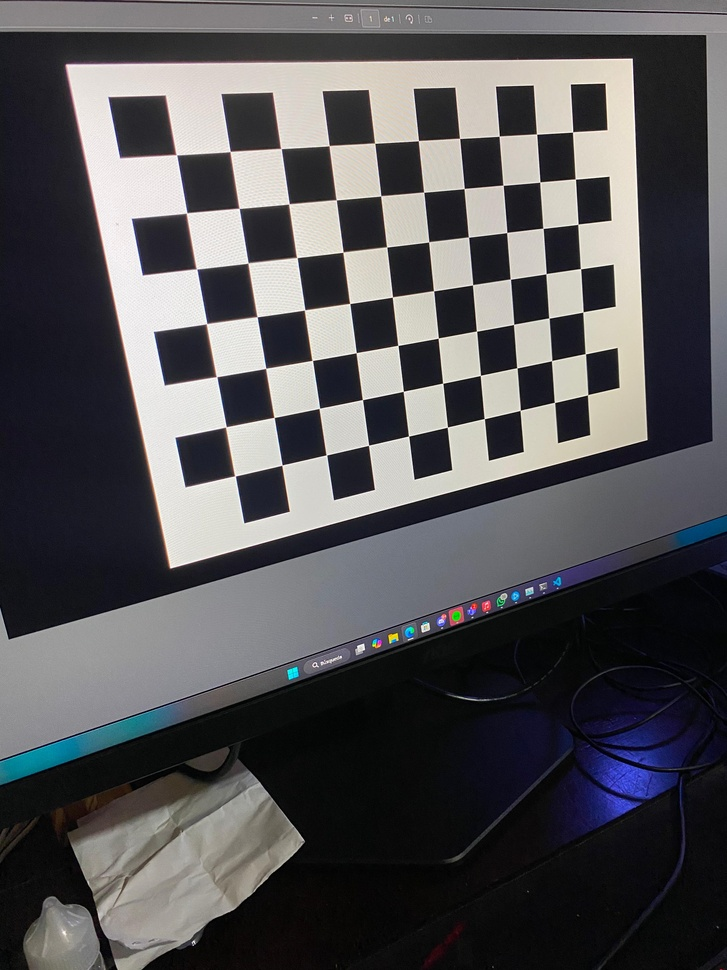
#> input picture Tarea 8/fotos_calibracion/1.jpg, 727 x 970 px, shrunk from 3024 x 4032 before the run; its folder holds only this picture in this run
$ jupyter execute --allow-errors 'Tarea 8.ipynb'
#> lines starting #> are read from the running program, lines starting #| are printed output that depends on the picture; after the words box and inside, x2 and y2 are one past the last pixel; in counts of white or black regions, pixels touching at a corner belong together; long printed decimals are rounded
[cell 1]
import cv2
import numpy as np
import os
import glob

# Defining the dimensions of checkerboard
CHECKERBOARD = (10,7)
criteria = (cv2.TERM_CRITERIA_EPS + cv2.TERM_CRITERIA_MAX_ITER, 30, 0.001)

# Creating vector to store vectors of 3D points for each checkerboard image
objpoints = []
# Creating vector to store vectors of 2D points for each checkerboard image
imgpoints = []


# Defining the world coordinates for 3D points
objp = np.zeros((1, CHECKERBOARD[0] * CHECKERBOARD[1], 3), np.float32)
objp[0,:,:2] = np.mgrid[0:CHECKERBOARD[0], 0:CHECKERBOARD[1]].T.reshape(-1, 2)
prev_img_shape = None

# Extracting path of individual image stored in a given directory
images = glob.glob('fotos_calibracion/*.jpg')
for fname in images:
    img = cv2.imread(fname)
#> img is the input picture: shape (970, 727, 3); mean B, G, R 86.5, 84, 84.8
    gray = cv2.cvtColor(img,cv2.COLOR_BGR2GRAY)
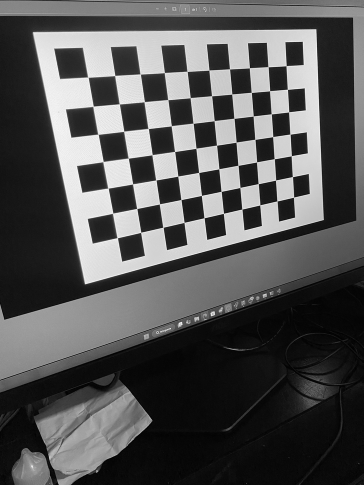
#> gray: shape (970, 727) (shown at 1/2 size); min 0, max 255, mean 84.5
    # Find the chess board corners
    # If desired number of corners are found in the image then ret = true
    ret, corners = cv2.findChessboardCorners(gray, CHECKERBOARD, cv2.CALIB_CB_ADAPTIVE_THRESH + cv2.CALIB_CB_FAST_CHECK + cv2.CALIB_CB_NORMALIZE_IMAGE)
#> ret = True; corners = 70 rows, first 8: [176.5, 154.9], [230.2, 151.4], [281.1, 148.6], [329.2, 145.6], [374.7, 143.3], [418.4, 140.6], [459.6, 138.4], [499.2, 136.1]

    """
    If desired number of corner are detected,
    we refine the pixel coordinates and display
    them on the images of checker board
    """
    if ret == True:
        objpoints.append(objp)
        # refining pixel coordinates for given 2d points.
        corners2 = cv2.cornerSubPix(gray, corners, (11,11),(-1,-1), criteria)
#> corners2 = 70 rows, first 8: [176.3, 154.7], [230.1, 151.5], [280.9, 148.5], [329.1, 145.6], [374.6, 143.1], [418.4, 140.6], [459.5, 138.4], [499.2, 136.1]

        imgpoints.append(corners2)

        # Draw and display the corners
        img = cv2.drawChessboardCorners(img, CHECKERBOARD, corners2, ret)
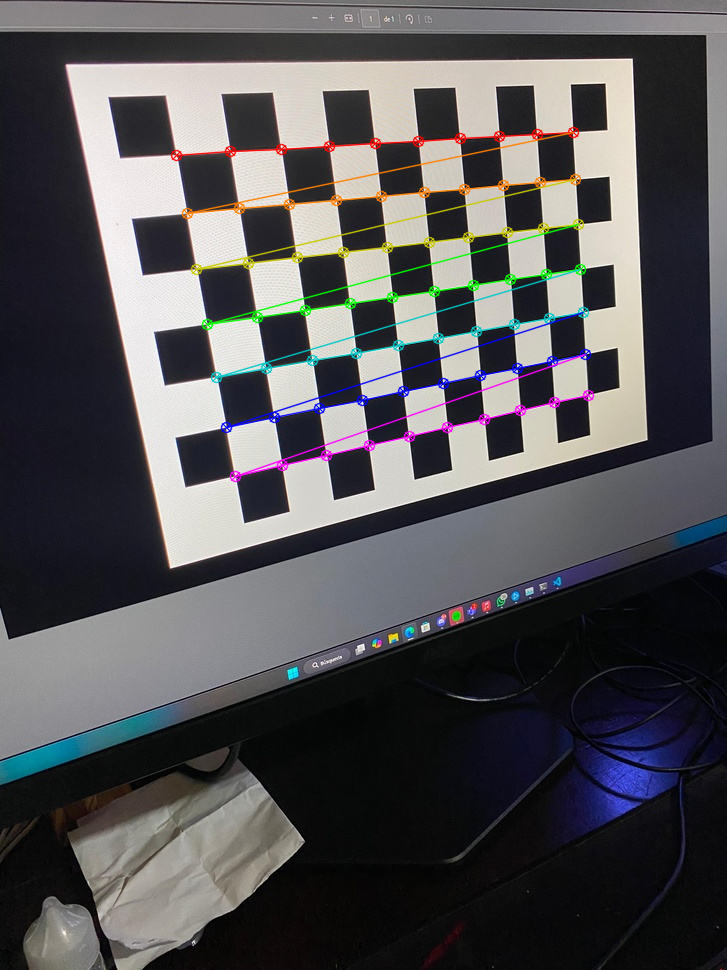
#> img: shape (970, 727, 3); 2.82% of pixels changed, all inside (x1, y1, x2, y2) = (170, 126, 595, 483)

    cv2.imshow('img',img)
    cv2.waitKey(0)

cv2.destroyAllWindows()

h,w = img.shape[:2]

"""
Performing camera calibration by
passing the value of known 3D points (objpoints)
and corresponding pixel coordinates of the
detected corners (imgpoints)
"""
ret, mtx, dist, rvecs, tvecs = cv2.calibrateCamera(objpoints, imgpoints, gray.shape[::-1], None, None)
#> ret = 0.172; mtx = [[699.2, 0, 370.3], [0, 707.1, 465.4], [0, 0, 1]]; dist = [[0.271, -1.37, 0.00161, 0.00575, 2.22]]; rvecs = ([0.208, -0.413, -0.181],); tvecs = ([-3.53, -5.57, 12.81],)

print("Camera matrix : \n")
print(mtx)
#| [[699.157   0.         370.258]
#|  [  0.         707.127 465.355 ]
#|  [  0.           0.           1.        ]]
print("dist : \n")
print(dist)
#| [[ 2.71369005e-01 -1.37430742e+00  1.61140558e-03  5.75224804e-03
#|    2.21649296e+00]]
print("rvecs : \n")
print(rvecs)
#| (array([[ 0.2084 ],
#|        [-0.4126],
#|        [-0.1808]]),)
print("tvecs : \n")
print(tvecs)
#| (array([[-3.528],
#|        [-5.566],
#|        [12.808]]),)

[cell 2]
# Extracting the focal lengths and principal point coordinates from the camera matrix
fx = mtx[0, 0]
#> fx = 699.2
fy = mtx[1, 1]
#> fy = 707.1
cx = mtx[0, 2]
#> cx = 370.3
cy = mtx[1, 2]
#> cy = 465.4

print(f"fx: {fx}, fy: {fy}, cx: {cx}, cy: {cy}")
#| fx: 699.157, fy: 707.127, cx: 370.258, cy: 465.355

$ run again, on Tarea 8/fotos_calibracion/5.jpg
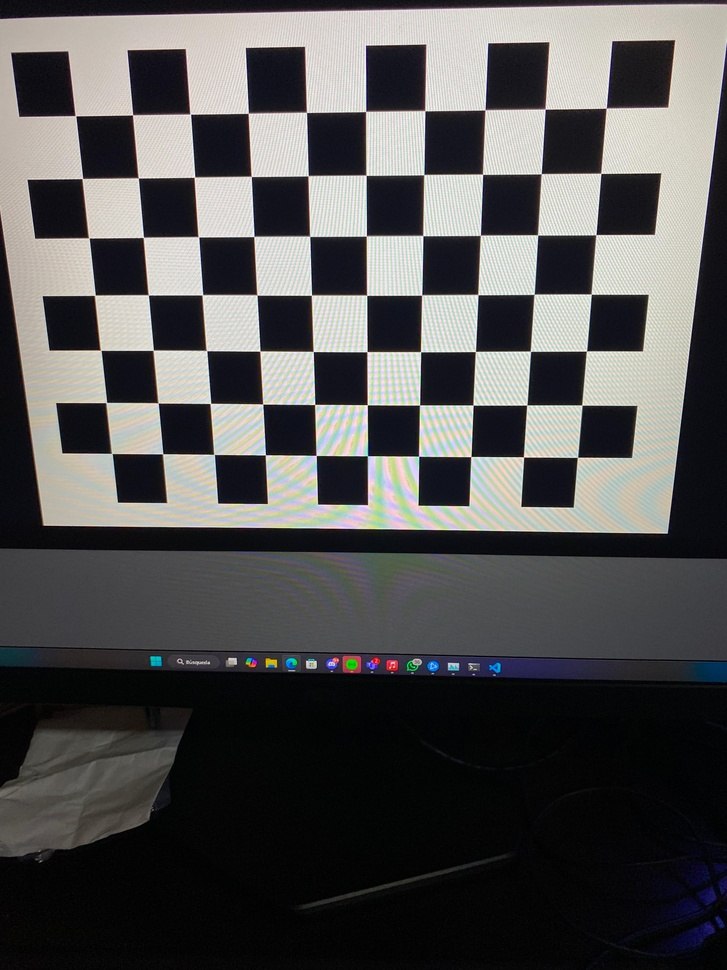
#> input picture Tarea 8/fotos_calibracion/5.jpg, 727 x 970 px, shrunk from 3024 x 4032 before the run
#> img is the input picture: shape (970, 727, 3); mean B, G, R 81.9, 82.2, 82.9
#> `gray = cv2.cvtColor(img,cv2.COLOR_BGR2GRAY)`:
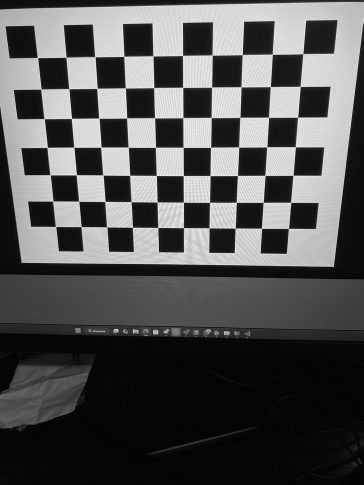
#> gray: shape (970, 727) (shown at 1/2 size); min 0, max 255, mean 82.4
#> `ret, corners = cv2.findChessboardCorners(gray, CHECKERBOARD, cv2.CALIB..`: ret = True; corners = 70 rows, first 8: [75.54, 115.7], [132.5, 114.8], [190.4, 114.1], [248.2, 113.2], [306.5, 112.4], [365.6, 111.4], [424.9, 110.7], [484.9, 109.8]
#> corners2 = 70 rows, first 8: [75.43, 115.7], [132.6, 114.8], [190.2, 114.1], [248.3, 113.2], [306.5, 112.3], [365.6, 111.4], [424.8, 110.6], [485, 109.8]
#> `img = cv2.drawChessboardCorners(img, CHECKERBOARD, corners2, ret)`:
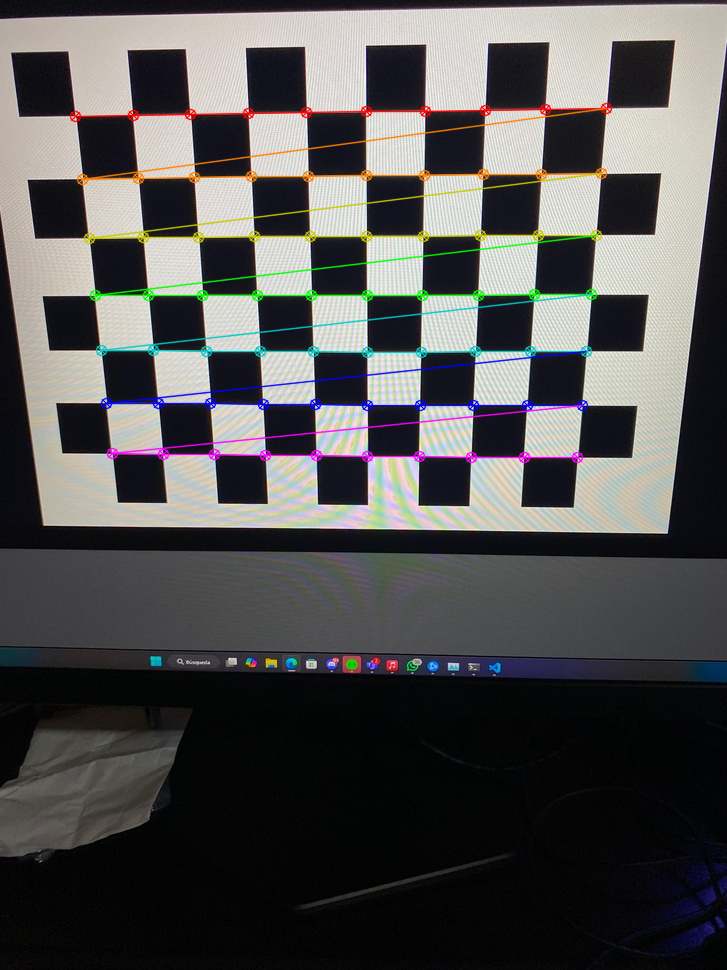
#> img: shape (970, 727, 3); 3.53% of pixels changed, all inside (x1, y1, x2, y2) = (69, 102, 613, 464)
#> `ret, mtx, dist, rvecs, tvecs = cv2.calibrateCamera(objpoints, imgpoint..`: ret = 0.244; mtx = [[732.5, 0, 369.7], [0, 730.1, 497.4], [0, 0, 1]]; dist = [[0.192, -0.754, 0.00349, -3.4e-05, 0.933]]; rvecs = ([0.298, 0.0508, 0.00398],); tvecs = ([-5.06, -6.61, 12.76],)
#| [[732.458   0.         369.737]
#|  [  0.         730.114 497.426]
#|  [  0.           0.           1.        ]]
#| [[ 1.91812450e-01 -7.54256580e-01  3.49022803e-03 -3.40231221e-05
#|    9.33323233e-01]]
#| (array([[0.2983],
#|        [0.05084],
#|        [0.003983]]),)
#| (array([[-5.063],
#|        [-6.606],
#|        [12.756]]),)
#> fx = 732.5
#> fy = 730.1
#> cx = 369.7
#> cy = 497.4
#| fx: 732.458, fy: 730.114, cx: 369.737, cy: 497.426

$ run again, on Tarea 8/fotos_calibracion/6.jpg
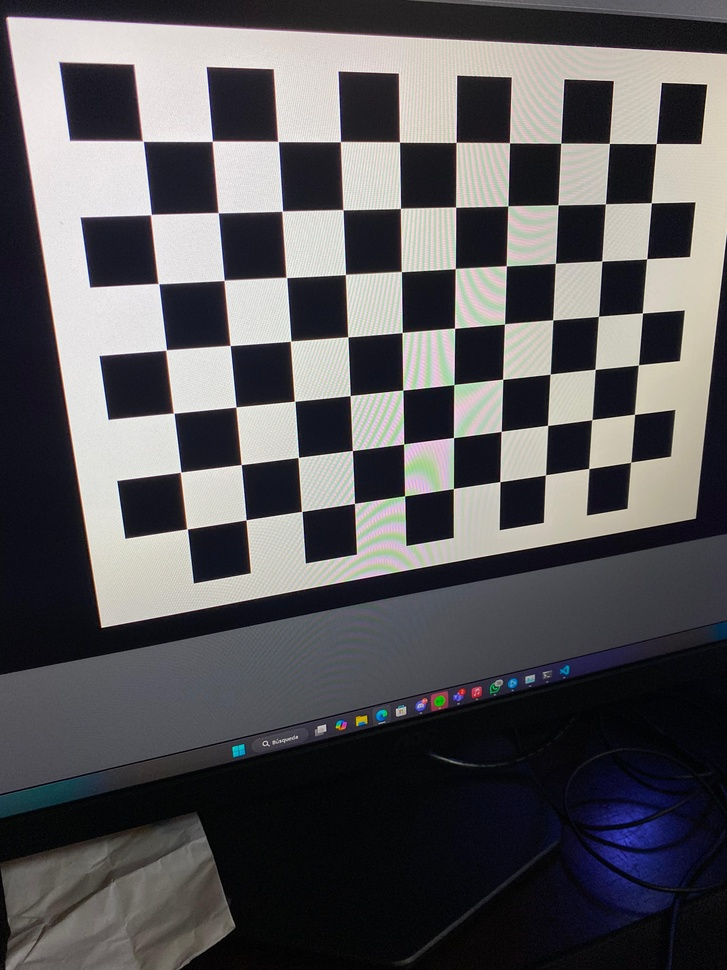
#> input picture Tarea 8/fotos_calibracion/6.jpg, 727 x 970 px, shrunk from 3024 x 4032 before the run
#> img is the input picture: shape (970, 727, 3); mean B, G, R 91, 88.5, 89.9
#> `gray = cv2.cvtColor(img,cv2.COLOR_BGR2GRAY)`:
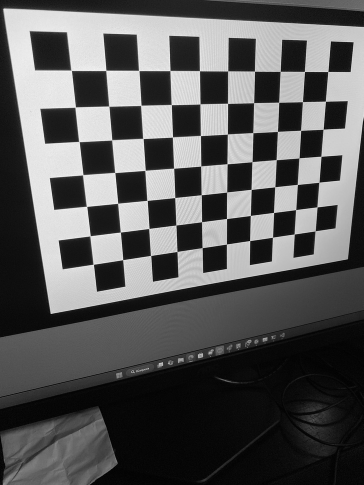
#> gray: shape (970, 727) (shown at 1/2 size); min 0, max 255, mean 89.2
#> `ret, corners = cv2.findChessboardCorners(gray, CHECKERBOARD, cv2.CALIB..`: ret = True; corners = 70 rows, first 8: [143.4, 141.5], [212.3, 141.2], [278.1, 141.5], [340.4, 141.6], [399.5, 142.1], [456, 142.4], [509.5, 142.8], [560.7, 143.2]
#> corners2 = 70 rows, first 8: [142.8, 141.1], [212.3, 141.2], [278.1, 141.5], [340.5, 141.6], [399.4, 142], [456.1, 142.4], [509.5, 142.7], [560.7, 143.2]
#> `img = cv2.drawChessboardCorners(img, CHECKERBOARD, corners2, ret)`:
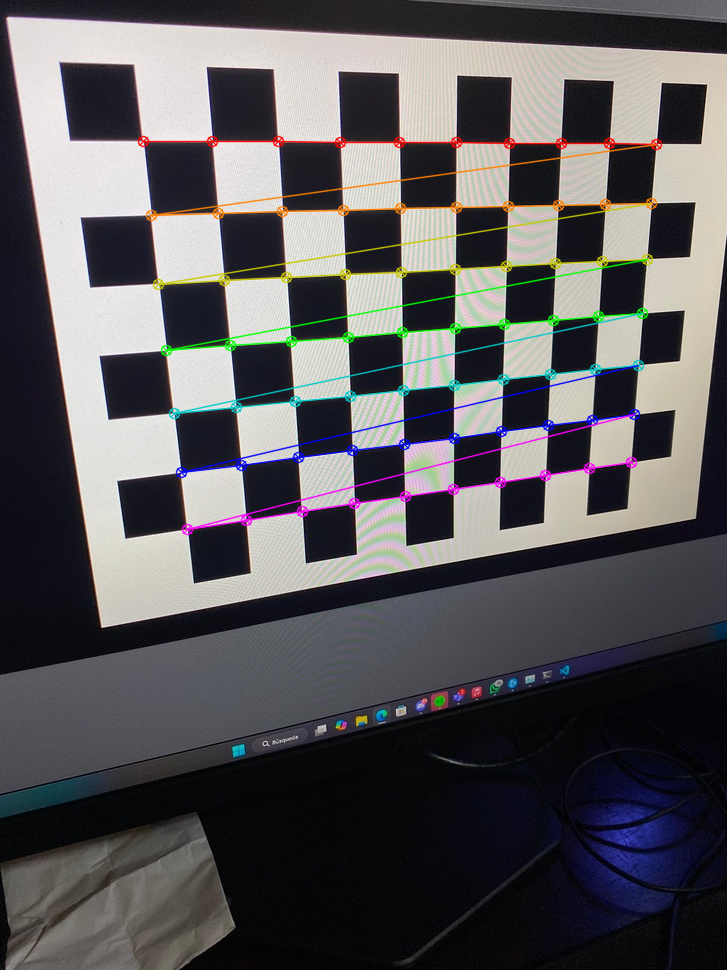
#> img: shape (970, 727, 3); 3.42% of pixels changed, all inside (x1, y1, x2, y2) = (137, 135, 663, 536)
#> `ret, mtx, dist, rvecs, tvecs = cv2.calibrateCamera(objpoints, imgpoint..`: ret = 0.211; mtx = [[745.5, 0, 367.4], [0, 747, 487.5], [0, 0, 1]]; dist = [[0.243, -1.16, 0.00294, 0.00344, 1.72]]; rvecs = ([0.31, -0.34, -0.0872],); tvecs = ([-3.25, -5, 10.86],)
#| [[745.467   0.         367.370 ]
#|  [  0.         746.971 487.482]
#|  [  0.           0.           1.        ]]
#| [[ 0.2427 -1.155  0.002943   0.003444  1.716]]
#| (array([[ 0.3098],
#|        [-0.3404],
#|        [-0.08716 ]]),)
#| (array([[-3.249 ],
#|        [-4.997],
#|        [10.864]]),)
#> fx = 745.5
#> fy = 747
#> cx = 367.4
#> cy = 487.5
#| fx: 745.467, fy: 746.971, cx: 367.370, cy: 487.482
